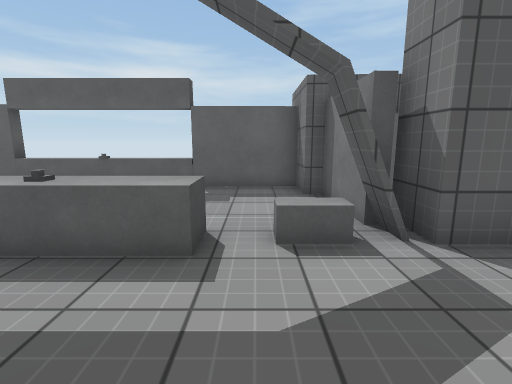
view 1 (above)

12 first-person views from a walk through a Unity game level. The camera is 1.3 m above the floor, tilts 10° down and sees 85° across. The floor is counted in squares, 1 m on a side. Each view is taken from the middle of a square. On the plan, view 1 faces up. The plan holds only what a view shows up to about 13 squares ahead; the rest is blank. The place goes on beyond the plan. Surface patterns are stand-ins for the level's own textures.

view 2
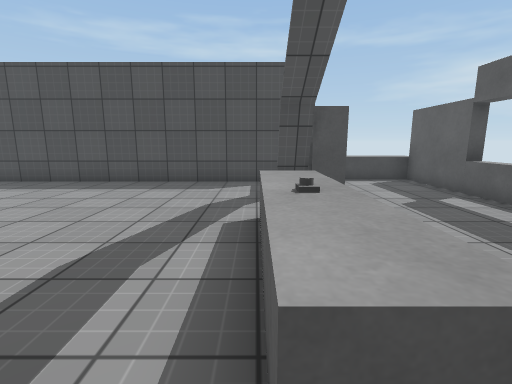

view 3
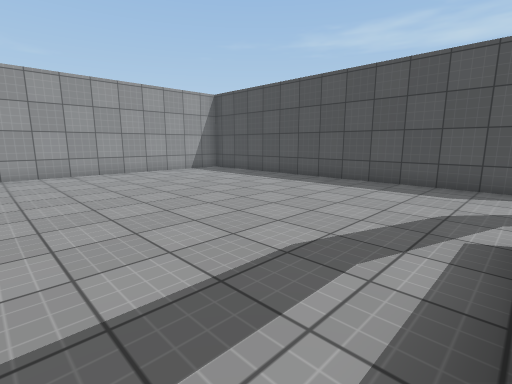

view 4
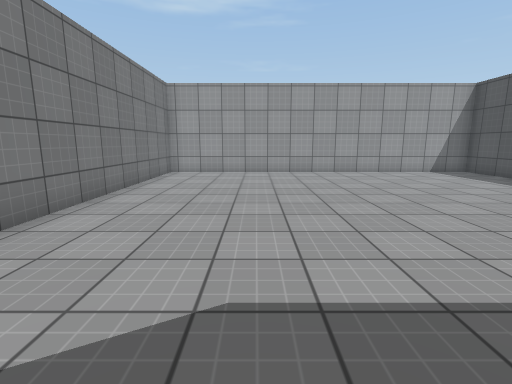

view 5
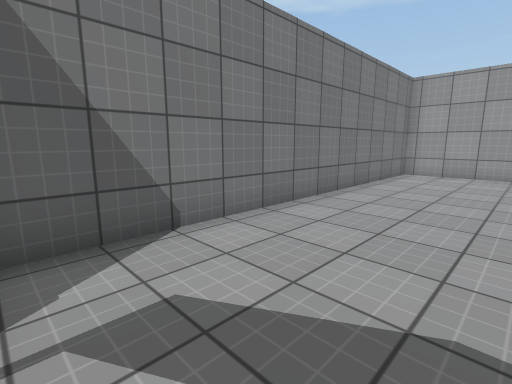

view 6
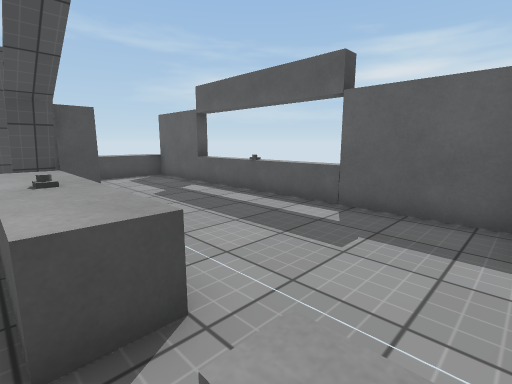

view 7
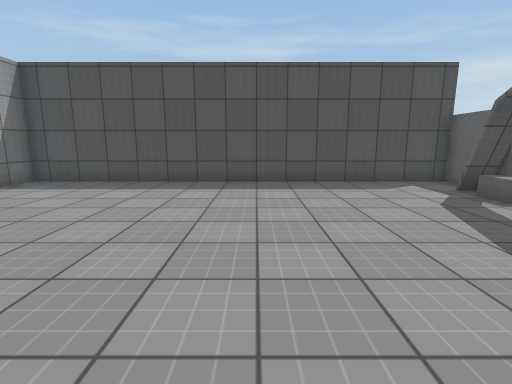

view 8
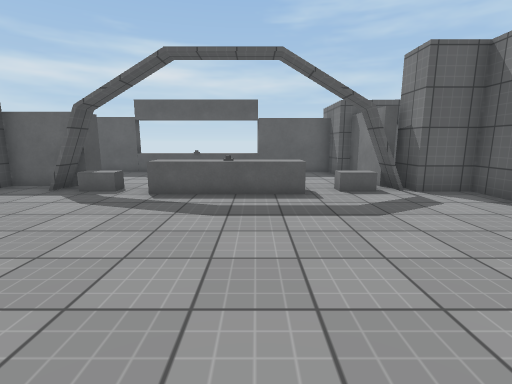

view 9
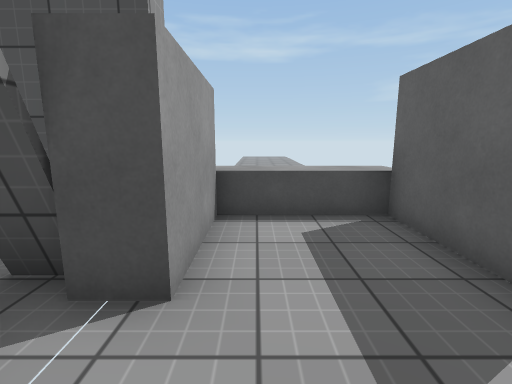

view 10
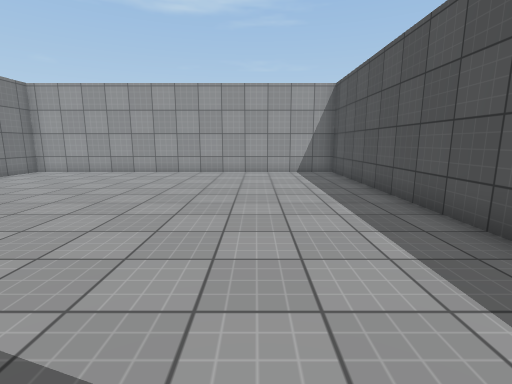

view 11
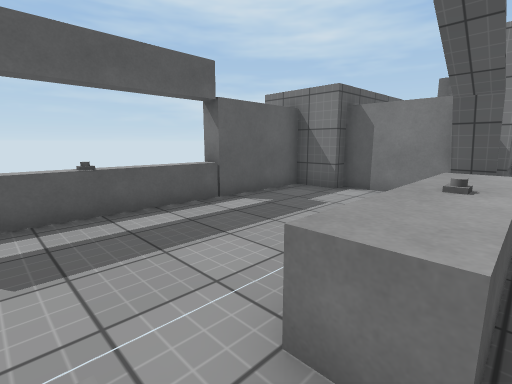

view 12
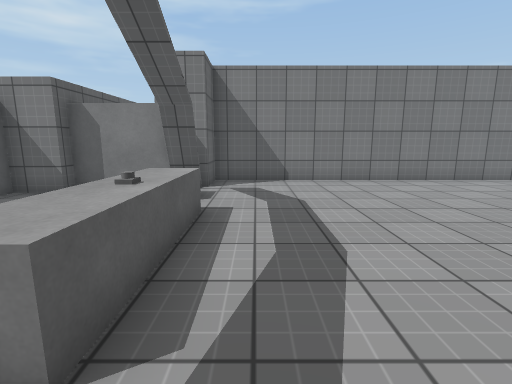

### Floor plan
Key: @ floor where view 1 was taken; # wall or solid block; . floor; = window, fence, low wall or low ledge; ^ raised ledge; O other object.
Columns run from 11 left of view 1 to 4 right of it. Each row starts with its distance up from view 1.
  9   ###=O==#
  8 ^^.......####
  7 ^^..........##
  6 ^^...........#
  5 ^####........#
  4  #..#.^^O^^.####
  3  #.....^^^^....#
  2  #.............#
  1  #.............#
  0  #.........@...#
 -1  #.............#
 -2  #.............#
 -3  #.............#
 -4  #.............#
 -5  #.............#
 -6  #.............#
 -7  #.............#
 -8  #.............#
 -9  #.............#
-10  ###############

Positions as (right, up) in squares from view 1, and headings:
1: (0, 0), facing up
2: (0, 3), facing left
3: (0, 3), facing down-left
4: (0, 3), facing down
5: (0, 3), facing down-right
6: (1, 3), facing up-left
7: (0, -2), facing left
8: (-2, -4), facing up
9: (-5, 6), facing left
10: (-6, 3), facing down
11: (-6, 3), facing up-right
12: (-6, 2), facing right
